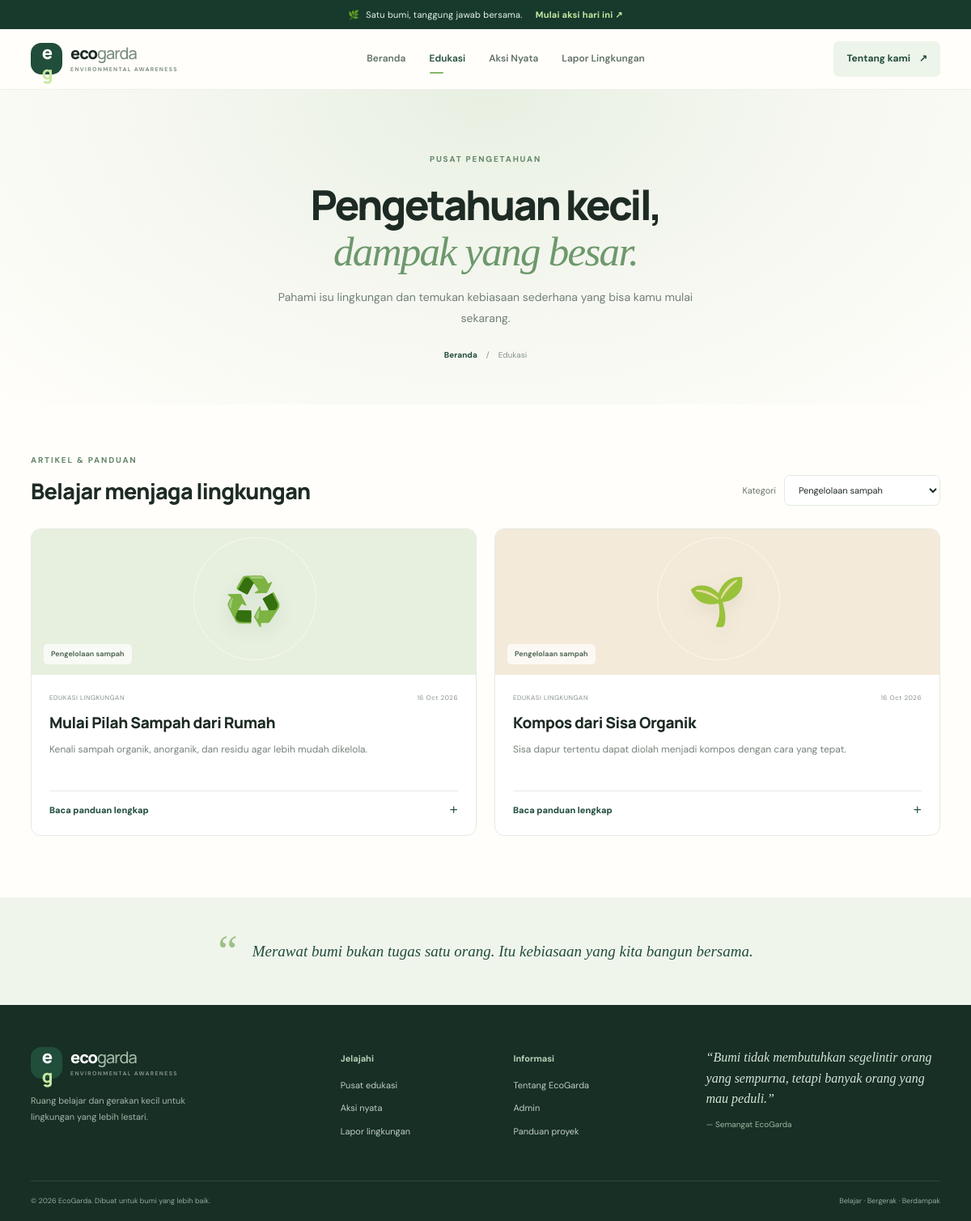
The app's page /edukasi.php?kategori=Pengelolaan sampah with its own data.
### tables this page shows
CREATE TABLE IF NOT EXISTS tips (
 id INT UNSIGNED AUTO_INCREMENT PRIMARY KEY,
 title VARCHAR(180) NOT NULL,
 category VARCHAR(80) NOT NULL,
 icon VARCHAR(20) NOT NULL DEFAULT '🌱',
 summary VARCHAR(220) NOT NULL,
 body TEXT NOT NULL,
 is_published TINYINT(1) NOT NULL DEFAULT 1,
 created_at TIMESTAMP DEFAULT CURRENT_TIMESTAMP,
 updated_at TIMESTAMP DEFAULT CURRENT_TIMESTAMP ON UPDATE CURRENT_TIMESTAMP
);

### includes/bootstrap.php (called while the page is built, shortened)
<?php
function e($value): string { return htmlspecialchars((string)$value, ENT_QUOTES, 'UTF-8'); }

### edukasi.php (the view, shortened to what this page needs)
<?php
require_once __DIR__ . '/includes/bootstrap.php';
$category = trim($_GET['kategori'] ?? '');
$sql = "SELECT * FROM tips WHERE is_published=1"; $params=[];
if ($category !== '') { $sql .= " AND category=?"; $params[]=$category; }
$sql .= " ORDER BY created_at DESC";
$stmt=$pdo->prepare($sql); $stmt->execute($params); $tips=$stmt->fetchAll();
$categories=$pdo->query("SELECT DISTINCT category FROM tips WHERE is_published=1 ORDER BY category")->fetchAll(PDO::FETCH_COLUMN);
require __DIR__ . '/includes/header.php';
?>
<section class="page-hero"><span class="eyebrow">PUSAT PENGETAHUAN</span><h1>Pengetahuan kecil,<br><em>dampak yang besar.</em></h1><p>Pahami isu lingkungan dan temukan kebiasaan sederhana yang bisa kamu mulai sekarang.</p><div class="breadcrumb"><a href="index.php">Beranda</a><span>/</span> Edukasi</div></section>
<section class="section content-section"><div class="filter-bar"><div><span class="eyebrow">ARTIKEL & PANDUAN</span><h2>Belajar menjaga lingkungan</h2></div><form method="get" class="filter-form"><label for="kategori">Kategori</label><select id="kategori" name="kategori" onchange="this.form.submit()"><option value="">Semua topik</option><?php foreach($categories as $c): ?><option value="<?=e($c)?>" <?=$category===$c?'selected':''?>><?=e($c)?></option><?php endforeach;?></select></form></div>
<div class="article-grid"><?php foreach($tips as $i=>$tip): ?><article class="article-card" id="tip-<?= (int)$tip['id'] ?>"><div class="article-art art-<?=($i%4)+1?>"><span><?=e($tip['icon'])?></span><small><?=e($tip['category'])?></small></div><div class="article-content"><div class="meta-line"><span>EDUKASI LINGKUNGAN</span><span><?=date('d M Y',strtotime($tip['created_at']))?></span></div><h3><?=e($tip['title'])?></h3><p><?=e($tip['summary'])?></p><details><summary>Baca panduan lengkap <span>＋</span></summary><div class="detail-copy"><?=nl2br(e($tip['body']))?></div></details></div></article><?php endforeach; ?></div>
</section><section class="quote-strip"><span>“</span><p>Merawat bumi bukan tugas satu orang. Itu kebiasaan yang kita bangun bersama.</p></section>
<?php require __DIR__ . '/includes/footer.php'; ?>

### assets/css/style.css (style rules this page uses)
:root { --forest:#214d3b;--forest-dark:#173a2d;--sage:#dce9dc;--sage-light:#f3f7f1;--lime:#c7e8a1;--ink:#1d2b24;--muted:#69766e;--line:#e5eae3;--paper:#fffefa;--orange:#c47d50;--serif:Georgia,'Times New Roman',serif;--sans:'DM Sans',Arial,sans-serif;--display:'Manrope','DM Sans',sans-serif }
* { box-sizing:border-box }
html { scroll-behavior:smooth }
body { margin:0;background:var(--paper);color:var(--ink);font-family:var(--sans);font-size:15px;line-height:1.65 }
a { color:inherit;text-decoration:none }
button,input,select,textarea { font:inherit }
button,a,select { -webkit-tap-highlight-color:transparent }
.eyebrow { font-size:10px;font-weight:800;letter-spacing:1.8px;color:#66886b;display:inline-flex;align-items:center;gap:8px }
.hero h1,.page-hero h1 { font:800 clamp(38px,4.4vw,61px)/1.1 var(--display);letter-spacing:-2.7px;margin:22px 0 20px;max-width:590px }
.hero h1 em,.page-hero h1 em { font-family:var(--serif);font-weight:400;color:#6d986c;letter-spacing:-1.7px }
.hero-copy>p,.page-hero>p { max-width:460px;color:#728078;font-size:14px;line-height:1.9;margin:0 }
.section { padding:76px max(28px,calc((100% - 1124px)/2)) }
.card-visual,.article-art { height:170px;position:relative;display:grid;place-items:center;overflow:hidden }
.card-visual>span,.article-art>span { font-size:58px;filter:drop-shadow(0 8px 10px #254b3514);position:relative;z-index:1 }
.visual-1,.art-1 { background:#e7efdf }
.visual-2,.art-2 { background:#f4ead9 }
.card-visual:before,.article-art:before { content:'';position:absolute;width:150px;height:150px;border:1px solid #ffffff99;border-radius:50%;left:calc(50% - 75px);top:10px }
.card-visual small,.article-art small { position:absolute;left:15px;bottom:13px;background:#ffffffb8;padding:5px 9px;border-radius:5px;font-size:9px;font-weight:700;color:#526956 }
.card-body h3,.article-content h3,.action-card h3 { font:800 17px/1.35 var(--display);letter-spacing:-.4px;margin:0 0 9px }
.card-body p,.article-content>p,.action-card>p { font-size:12px;line-height:1.8;color:#78847b;margin:0 0 17px }
.page-hero { text-align:center;padding:72px 25px 53px;background:radial-gradient(ellipse at 50% 0%,#e8f0e2 0%,#f7f8f2 55%,var(--paper) 100%) }
.page-hero h1 { font-size:51px;margin:17px auto 15px;max-width:760px }
.page-hero>p { margin:auto;max-width:550px }
.breadcrumb { display:flex;justify-content:center;gap:11px;margin-top:24px;color:#87948a;font-size:10px }
.breadcrumb a { color:var(--forest);font-weight:700 }
.content-section { padding-top:55px }
.filter-bar { display:flex;align-items:end;justify-content:space-between;margin-bottom:28px;gap:20px }
.filter-bar h2 { font:800 27px var(--display);margin:8px 0 0;letter-spacing:-.8px }
.filter-form { display:flex;align-items:center;gap:10px }
.filter-form label { font-size:11px;color:#69766e }
.filter-form select { padding:10px 13px;border:1px solid var(--line);border-radius:7px;background:white;color:var(--ink);font-size:11px }
.article-grid { display:grid;grid-template-columns:repeat(2,1fr);gap:22px }
.article-card { border:1px solid var(--line);border-radius:12px;overflow:hidden;background:white;transition:transform .2s,box-shadow .2s }
.article-art { height:180px }
.article-content { padding:22px }
.meta-line { display:flex;justify-content:space-between;gap:12px;font-size:8px;color:#879389;letter-spacing:.5px;margin-bottom:12px }
.article-content h3 { font-size:19px }
.article-content>p { min-height:44px }
.article-content details { border-top:1px solid var(--line);padding-top:14px;font-size:11px;color:var(--forest) }
.article-content summary { cursor:pointer;font-weight:800;list-style:none;display:flex;justify-content:space-between }
.quote-strip { background:#f0f5ec;padding:35px 25px;text-align:center;color:var(--forest);display:flex;justify-content:center;align-items:center;gap:18px }
.quote-strip>span { font:55px var(--serif);color:#9ebf88 }
.quote-strip p { font:italic 19px var(--serif);margin:0;max-width:700px }

### records on screen
tips: icon "♻️", category "Pengelolaan sampah", created_at "16 Oct 2026", title "Mulai Pilah Sampah dari Rumah", summary "Kenali sampah organik, anorganik, dan residu agar lebih mudah dikelola."
tips: icon "🌱", category "Pengelolaan sampah", created_at "16 Oct 2026", title "Kompos dari Sisa Organik", summary "Sisa dapur tertentu dapat diolah menjadi kompos dengan cara yang tepat."

### other values on screen
form field kategori "Pengelolaan sampah"
